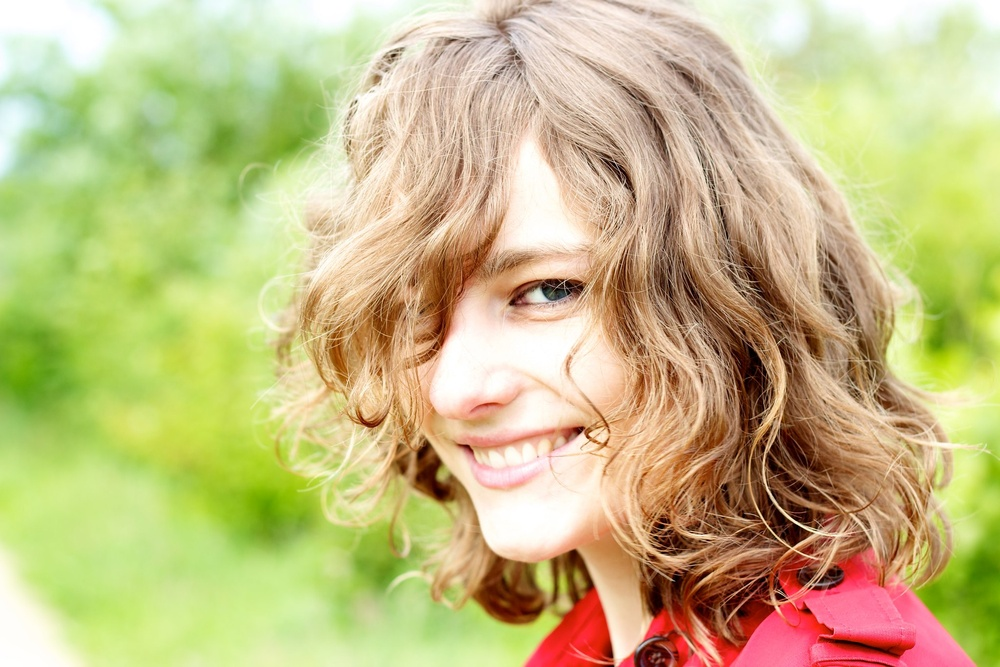
#> input picture example_images/Floris van Lint-CC BY-NC 2.0.jpg, 1000 x 667 px, shrunk from 2048 x 1365 before the run
$ python create_overexposed_patches.py --input_dir example_images --output_dir out
#> lines starting #> are read from the running program, lines starting #| are printed output that depends on the picture
#!/usr/bin/env python3
"""Create synthetic overexposed patches on images in a directory.

Saves augmented images and binary/soft masks to the output directory.

Usage:
  python tools/create_overexposed_patches.py --input_dir example_images --output_dir tmp_overex --patches_per_image 2

Options include patch radius range, intensity range, and randomness seed.
"""
import argparse
import os
from pathlib import Path
import random
import numpy as np
from PIL import Image


def make_circular_gaussian_mask(h, w, cx, cy, radius, sigma_scale=0.5):
    """Return HxW float mask in [0,1] with a gaussian falloff from center.
    radius controls approximate size (where mask ~ 0.6); sigma_scale scales sigma relative to radius.
    """
    yy = np.arange(h)[:, None]
    xx = np.arange(w)[None, :]
    d2 = (xx - cx) ** 2 + (yy - cy) ** 2
    sigma = max(1.0, radius * sigma_scale)
    mask = np.exp(-d2 / (2.0 * sigma * sigma))
    # Optional: ramp so mask has ~0.01 at r=3*sigma
    mask = (mask - mask.min()) / (mask.max() - mask.min())
    return mask


def apply_overexposure(img_arr, mask, intensity):
    """Apply overexposure to img_arr (H x W x 3 float in [0,1]).
    intensity: positive float controlling brightness addition. Larger -> more saturated whites.
    mask: HxW in [0,1].
    Returns new image array clipped to [0,1].
    """
    # Ensure float
    img = img_arr.astype('float32')
    # Additive exposure: push toward white by adding mask*intensity
    # Use broadcast for 3 channels
    add = mask[..., None] * float(intensity)
    out = img + add
    # Clip to [0,1] to simulate sensor saturation
    out = np.clip(out, 0.0, 1.0)
    return out


def process_image(path, out_dir, patches_per_image=2, radius_min=20, radius_max=120, intensity_min=0.6, intensity_max=1.2, seed=None):
#> called with patches_per_image = 2, radius_min = 20, radius_max = 120, intensity_min = 0.6, intensity_max = 1.2
    img = Image.open(path).convert('RGB')
#> img is the input picture: PIL image 1000x667 RGB; mean R, G, B 197.5, 188.6, 132.1
    arr = np.asarray(img).astype('float32') / 255.0
    h, w = arr.shape[:2]
#> h = 667; w = 1000

    base_name = Path(path).stem


    # Prepare subfolders under out_dir (no more rgb values/)
    seeds_dir = out_dir / 'seeds'
    processed_dir = out_dir / 'processed'
    for d in (seeds_dir, processed_dir):
        d.mkdir(parents=True, exist_ok=True)

    # Note: To extract per-pixel RGB values later, just load the image and use numpy:
    #   arr = np.asarray(Image.open(path).convert('RGB')).astype('float32') / 255.0
    #   # arr shape: (H, W, 3), values in [0,1]

    # Seed RNGs for reproducibility for this image
    random.seed(seed)
    np.random.seed(seed if seed is not None else random.randint(0, 2**31 - 1))

    # Also save the seed used for this image
    try:
        seed_file = seeds_dir / f"{base_name}_seed.txt"
        with open(seed_file, 'w') as f:
            f.write(str(int(seed) if seed is not None else 'None'))
    except Exception as e:
        print('Warning: failed to write seed file for', path, 'error:', e)

    # For reproducibility we create specified number of augmented images each with several patches
    for i in range(patches_per_image):
        out = arr.copy()
        combined_mask = np.zeros((h, w), dtype='float32')
        # place 1-3 blobs per augmented image (random)
        blobs = random.randint(1, 3)
        for b in range(blobs):
            radius = random.randint(radius_min, min(radius_max, int(min(h, w) * 0.5)))
            cx = random.randint(0, w - 1)
            cy = random.randint(0, h - 1)
            mask = make_circular_gaussian_mask(h, w, cx, cy, radius, sigma_scale=0.6)
            intensity = random.uniform(intensity_min, intensity_max)
            out = apply_overexposure(out, mask, intensity)
            combined_mask = np.maximum(combined_mask, mask)

        out_img = Image.fromarray((out * 255.0).astype('uint8'))
        mask_img = Image.fromarray((np.clip(combined_mask, 0.0, 1.0) * 255.0).astype('uint8'))

        out_path = processed_dir / f"{base_name}_overexp_{i+1}.png"
        mask_path = processed_dir / f"{base_name}_overexp_{i+1}_mask.png"
        out_img.save(out_path)
        mask_img.save(mask_path)
#> this loop made 2 passes
#> pass 1, in apply_overexposure, `add = mask[..., None] * float(intensity)`:
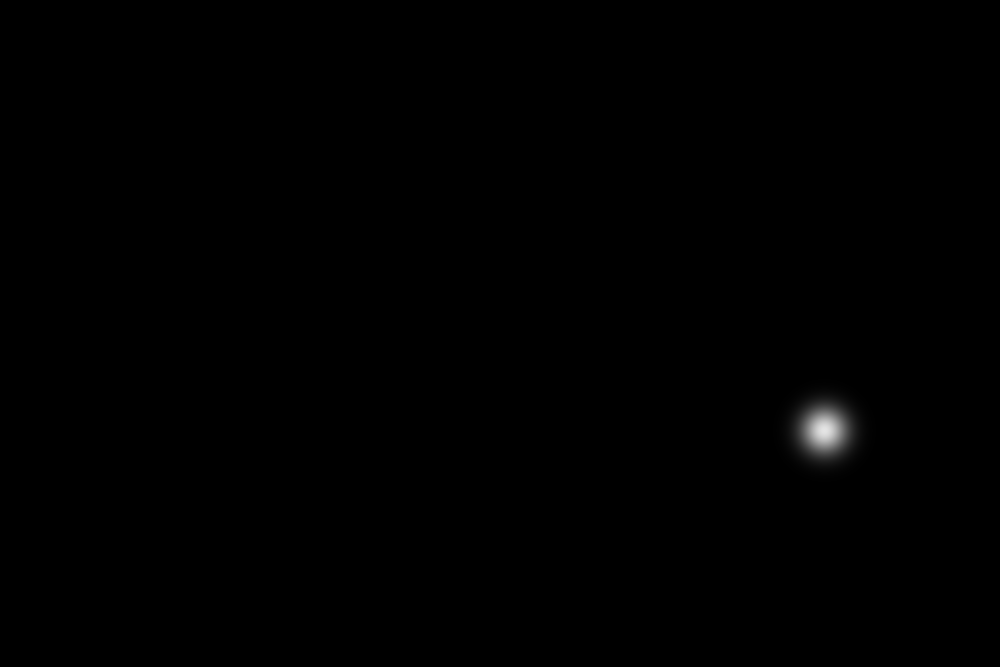
#> add: shape (667, 1000, 1) float64; min 0, max 0.897, mean 0.00206
#> pass 1, in apply_overexposure, `out = img + add`:
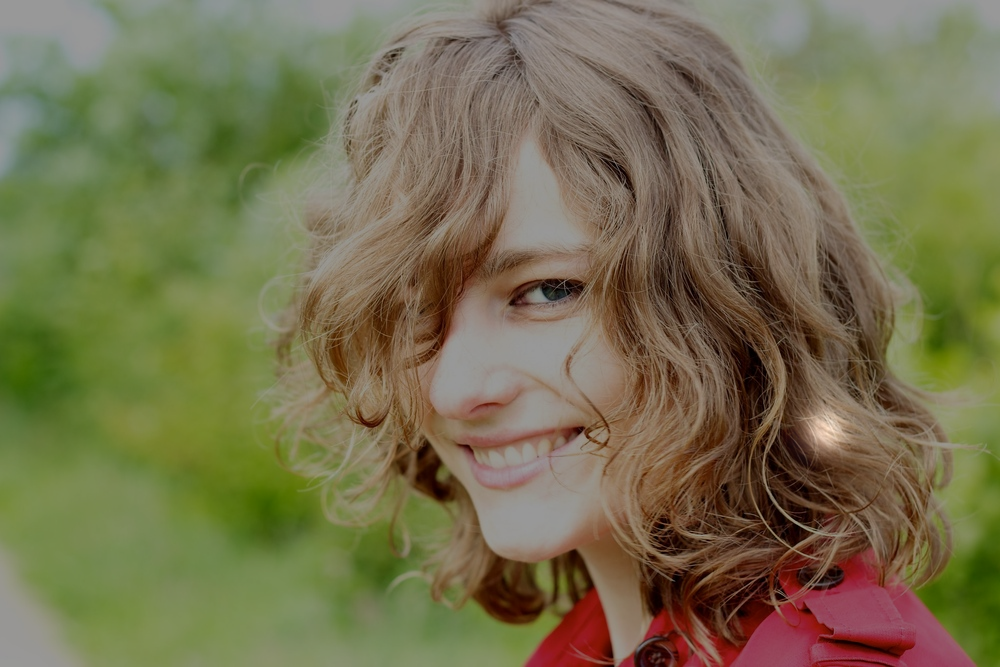
#> out: shape (667, 1000, 3) float64; mean R, G, B 0.776, 0.742, 0.52; drawn with min black and max white
#> pass 1, in make_circular_gaussian_mask (call 2), `d2 = (xx - cx) ** 2 + (yy - cy) ** 2`:
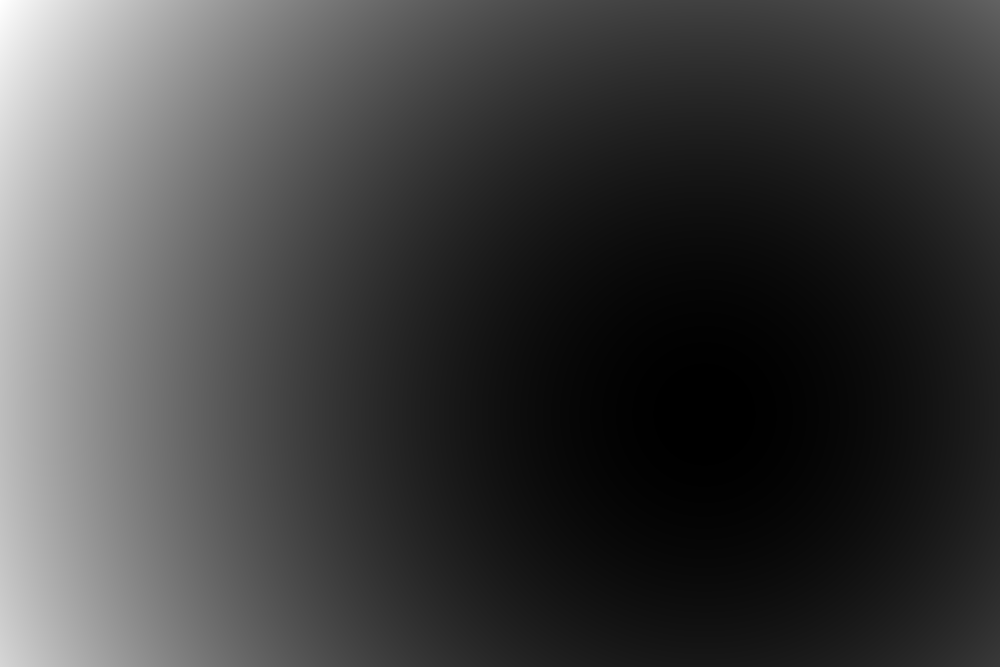
#> d2: shape (667, 1000) int64; min 0, max 667012, mean 168788.5; drawn with min black and max white
#> after the loop:
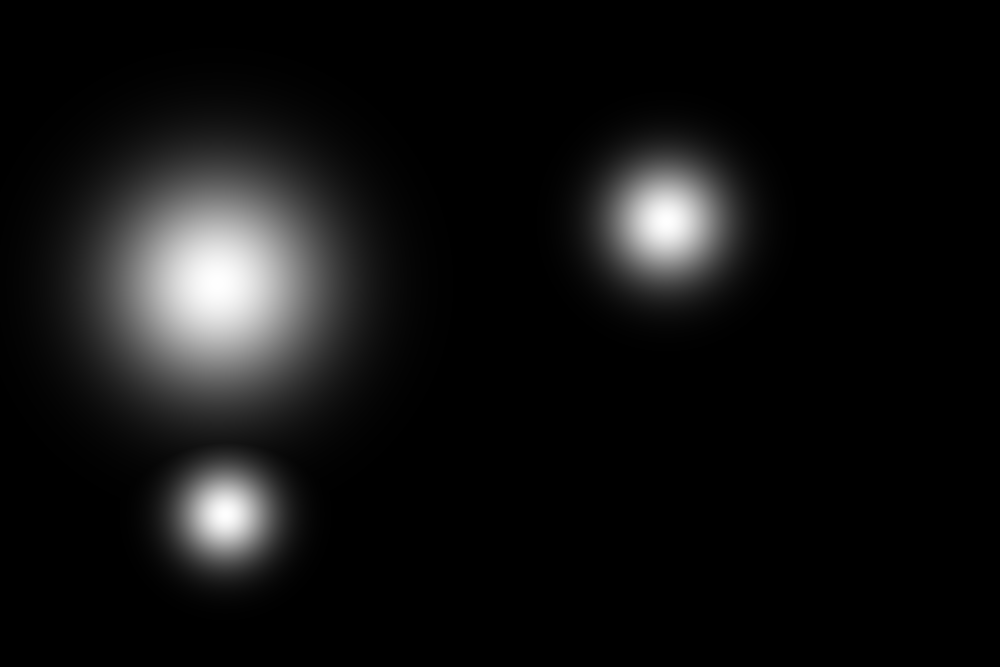
#> combined_mask: shape (667, 1000) float64; min 7.9e-45, max 1, mean 0.0705
#> after the loop:
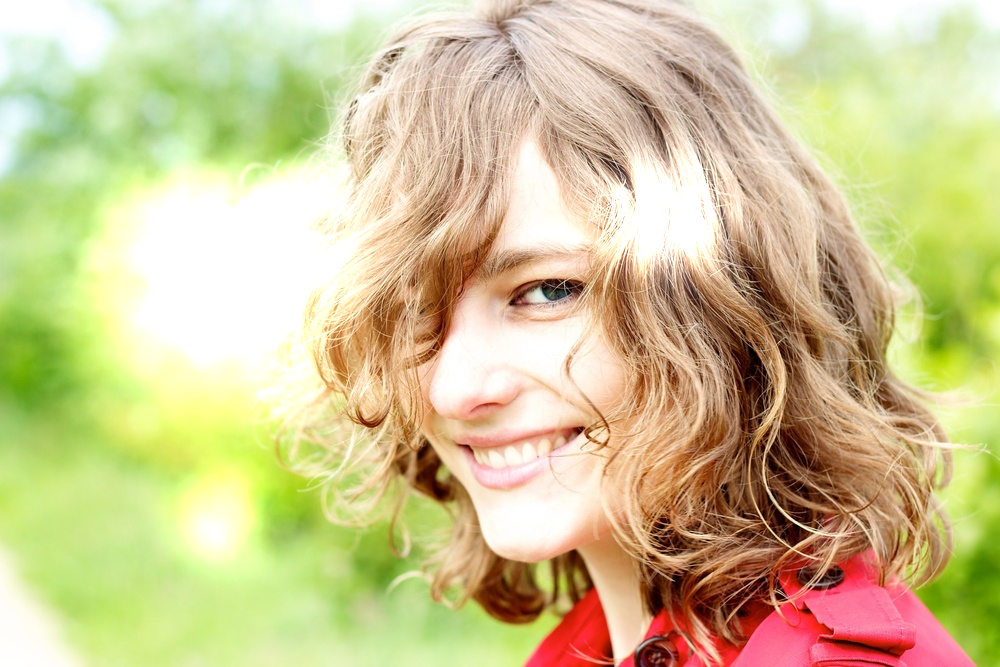
#> out_img: PIL image 1000x667 RGB; mean R, G, B 207.2, 197.1, 146.9


def main():
    parser = argparse.ArgumentParser(description='Create synthetic overexposed patches on images')
    parser.add_argument('--input_dir', required=True, help='Directory with input images')
    parser.add_argument('--output_dir', required=True, help='Directory to save augmented images')
    parser.add_argument('--patches_per_image', type=int, default=2)
    parser.add_argument('--radius_min', type=int, default=20)
    parser.add_argument('--radius_max', type=int, default=120)
    parser.add_argument('--intensity_min', type=float, default=0.6)
    parser.add_argument('--intensity_max', type=float, default=1.2)
    parser.add_argument('--seed', type=int, default=None)
    args = parser.parse_args()

    input_dir = Path(args.input_dir)
    output_dir = Path(args.output_dir)
    output_dir.mkdir(parents=True, exist_ok=True)

    exts = {'.jpg', '.jpeg', '.png', '.tif', '.bmp'}
    files = [p for p in input_dir.iterdir() if p.suffix.lower() in exts]
    if not files:
        print('No images found in', input_dir)
        return

    for p in files:
        try:
            process_image(p, output_dir, patches_per_image=args.patches_per_image,
                          radius_min=args.radius_min, radius_max=args.radius_max,
                          intensity_min=args.intensity_min, intensity_max=args.intensity_max,
                          seed=(args.seed if args.seed is not None else None))
            print('Processed', p.name)
        except Exception as e:
            print('Failed', p.name, 'error:', e)
#> pass 2 of the loop in main, `for p in files:`:
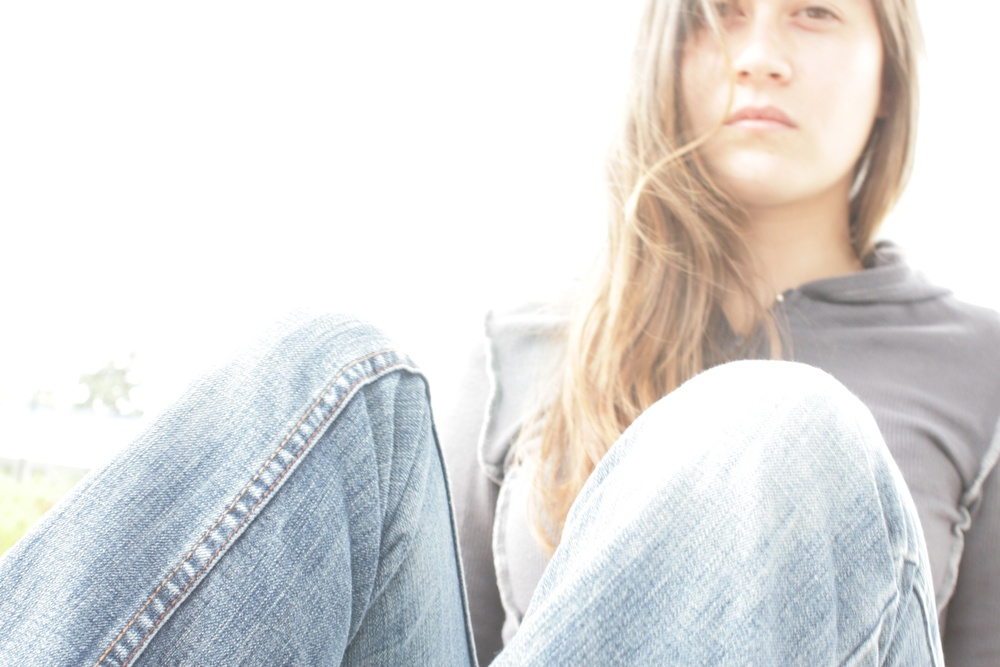
#> input picture example_images/Justin Chiaratti-CC BY-NC-SA 2.0.jpg, 1000 x 667 px, shrunk from 3504 x 2336 before the run
#> in process_image, img is the input picture: PIL image 1000x667 RGB; mean R, G, B 221.9, 221.1, 220.2
#> after the loop in process_image (call 2), `for i in range(patches_per_image):`:
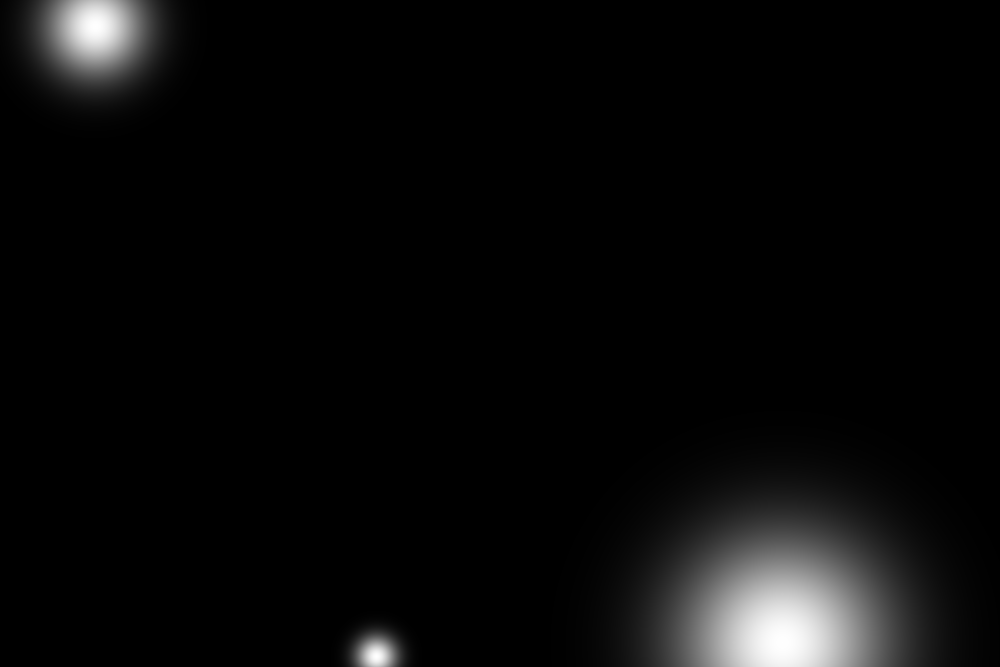
#> combined_mask: shape (667, 1000) float64; min 1.43e-30, max 1, mean 0.0388
#> after the loop in process_image (call 2), `for i in range(patches_per_image):`:
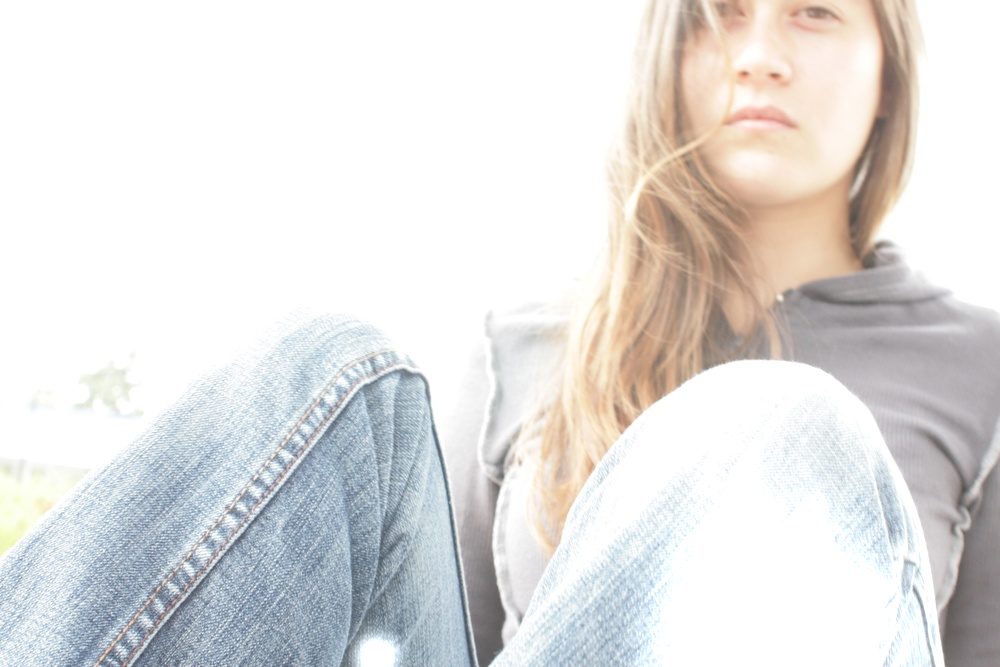
#> out_img: PIL image 1000x667 RGB; mean R, G, B 226, 224.5, 223.2

if __name__ == '__main__':
    main()
